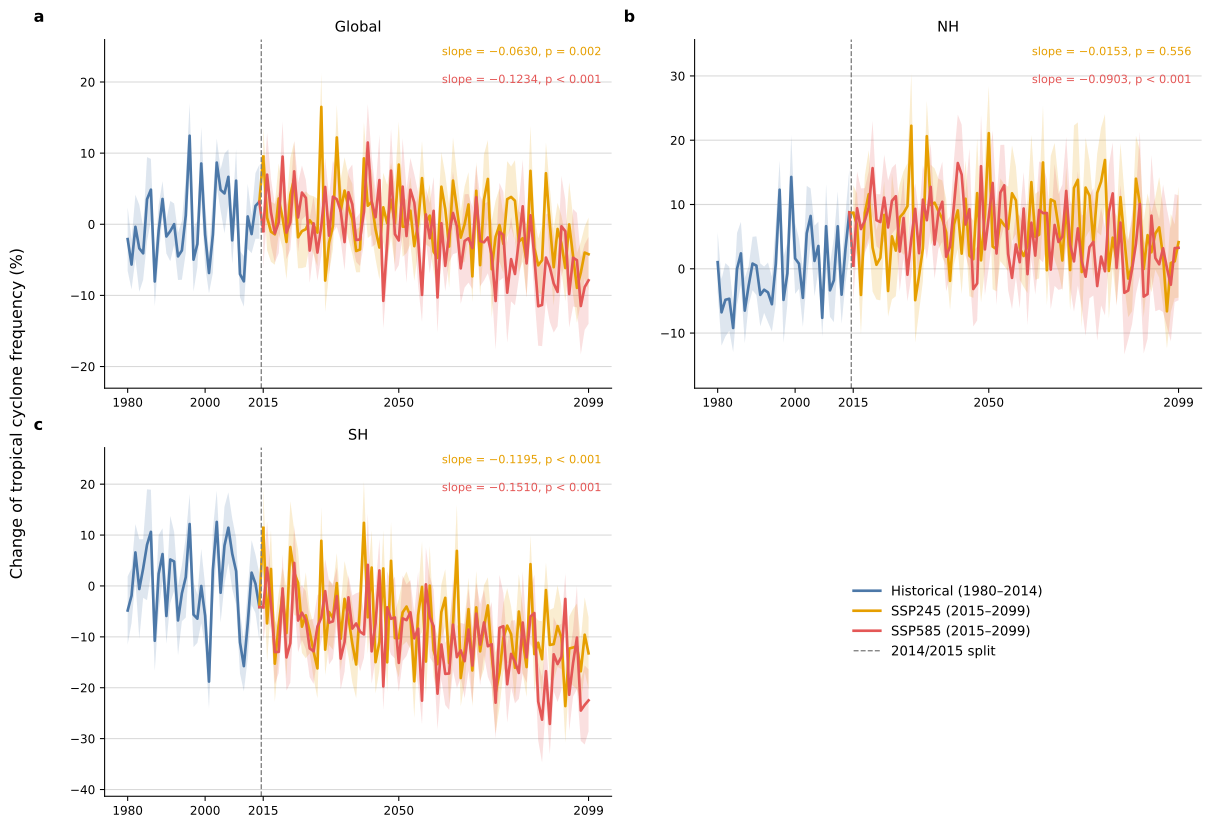

This chart was generated by the following Python code:
from __future__ import annotations

import argparse
import os
from pathlib import Path
import subprocess
import sys

SCRIPT_DIR = Path(__file__).resolve().parent
os.environ.setdefault("MPLCONFIGDIR", str(SCRIPT_DIR / ".mplconfig"))
os.environ.setdefault("XDG_CACHE_HOME", str(SCRIPT_DIR / ".cache"))

import matplotlib

matplotlib.use("Agg")
matplotlib.rcParams["axes.unicode_minus"] = True

from matplotlib.lines import Line2D
import matplotlib.pyplot as plt
import pandas as pd
from scipy.stats import linregress


DEFAULT_INPUT = Path("g1_tc_by_basin_model_experiment_year.tsv")
DEFAULT_OUTPUT = Path("GFig2.pdf")
BASIN_ORDER = ["AS", "BoB", "WNP", "ENP", "NA", "SI", "SP"]
GROUP_ORDER = ["Global", "NH", "SH"]
GROUP_BASINS = {
    "Global": BASIN_ORDER,
    "NH": ["AS", "BoB", "WNP", "ENP", "NA"],
    "SH": ["SI", "SP"],
}
BASELINE_EXPERIMENT = "historical"
BASELINE_YEARS = (1980, 2014)
EXPERIMENT_ORDER = ["historical", "ssp245", "ssp585"]
EXPERIMENT_LABELS = {
    "historical": "Historical (1980–2014)",
    "ssp245": "SSP245 (2015–2099)",
    "ssp585": "SSP585 (2015–2099)",
}
EXPERIMENT_COLORS = {
    "historical": "#4C78A8",
    "ssp245": "#E69F00",
    "ssp585": "#E45756",
}


def parse_args() -> argparse.Namespace:
    parser = argparse.ArgumentParser(
        description=(
            "Plot yearly changes in grouped TC genesis rates relative to the "
            "historical mean from g1_tc_by_basin_model_experiment_year.tsv."
        )
    )
    parser.add_argument(
        "--input",
        type=Path,
        default=DEFAULT_INPUT,
        help=f"Input TSV file (default: {DEFAULT_INPUT})",
    )
    parser.add_argument(
        "--output",
        type=Path,
        default=DEFAULT_OUTPUT,
        help=f"Output figure path (default: {DEFAULT_OUTPUT})",
    )
    return parser.parse_args()


def load_rate_table(path: Path) -> pd.DataFrame:
    df = pd.read_csv(path, sep="\t", keep_default_na=False)
    required = {
        "basin",
        "model",
        "experiment",
        "year",
        "rate_per_year_per_realization",
    }
    missing = required - set(df.columns)
    if missing:
        raise ValueError(f"Missing required columns in {path}: {sorted(missing)}")

    missing_experiments = set(EXPERIMENT_ORDER) - set(df["experiment"])
    if missing_experiments:
        raise ValueError(
            f"Missing required experiments in {path}: {sorted(missing_experiments)}"
        )

    missing_basins = set(BASIN_ORDER) - set(df["basin"])
    if missing_basins:
        raise ValueError(f"Missing required basins in {path}: {sorted(missing_basins)}")

    return df


def build_group_rate_table(df: pd.DataFrame) -> pd.DataFrame:
    group_tables = []
    for group, basins in GROUP_BASINS.items():
        group_df = (
            df[df["basin"].isin(basins)]
            .groupby(["model", "experiment", "year"], as_index=False)["rate_per_year_per_realization"]
            .sum()
        )
        group_df.insert(0, "group", group)
        group_tables.append(group_df)
    return pd.concat(group_tables, ignore_index=True)


def compute_historical_baseline(group_df: pd.DataFrame) -> pd.DataFrame:
    baseline = (
        group_df[
            (group_df["experiment"] == BASELINE_EXPERIMENT)
            & group_df["year"].between(*BASELINE_YEARS)
        ]
        .groupby(["group", "model"], as_index=False)["rate_per_year_per_realization"]
        .mean()
        .rename(columns={"rate_per_year_per_realization": "historical_mean_rate"})
    )

    zero_baseline = baseline[baseline["historical_mean_rate"] == 0][["group", "model"]]
    if not zero_baseline.empty:
        raise ValueError(
            "Historical mean rate is zero for group/model pairs, so percent change is "
            f"undefined: {zero_baseline.to_dict('records')[:6]}"
        )

    return baseline


def summarize_time_series(df: pd.DataFrame) -> pd.DataFrame:
    group_df = build_group_rate_table(df)
    baseline = compute_historical_baseline(group_df)
    change_df = group_df.merge(
        baseline,
        on=["group", "model"],
        how="left",
        validate="many_to_one",
    )

    missing_baseline = change_df[change_df["historical_mean_rate"].isna()][
        ["group", "model"]
    ].drop_duplicates()
    if not missing_baseline.empty:
        raise ValueError(
            "Missing historical mean rate for group/model pairs: "
            f"{missing_baseline.to_dict('records')[:6]}"
        )

    change_df["change_percent"] = (
        change_df["rate_per_year_per_realization"] - change_df["historical_mean_rate"]
    ).div(change_df["historical_mean_rate"]).mul(100.0)

    summary = (
        change_df.groupby(["group", "experiment", "year"], as_index=False)["change_percent"]
        .agg(mean_change="mean", sd_change="std", n_models="count")
    )
    summary["sd_change"] = summary["sd_change"].fillna(0.0)
    summary["se_change"] = summary["sd_change"] / summary["n_models"].pow(0.5)
    return summary


def compute_trend_stats(subset: pd.DataFrame) -> tuple[float, float] | None:
    trend_subset = subset[subset["year"].between(2015, 2099)].sort_values("year")
    if len(trend_subset) < 2:
        return None
    result = linregress(trend_subset["year"], trend_subset["mean_change"])
    return float(result.slope), float(result.pvalue)


def format_p_value(p_value: float) -> str:
    if p_value < 0.001:
        return "p < 0.001"
    return f"p = {round(p_value, 3):.3f}"


def format_slope(slope: float) -> str:
    rounded_slope = round(slope, 4)
    if rounded_slope < 0:
        return f"slope = \N{MINUS SIGN}{abs(rounded_slope):.4f}"
    return f"slope = {rounded_slope:.4f}"


def plot_group_time_series(summary: pd.DataFrame, output_path: Path) -> None:
    fig, axes = plt.subplots(
        2,
        2,
        figsize=(12.5, 8.5),
        sharex=True,
        constrained_layout=True,
    )
    fig.supylabel("Change of tropical cyclone frequency (%)")
    axes_flat = axes.ravel()

    for panel_index, (ax, group) in enumerate(zip(axes_flat, GROUP_ORDER)):
        group_summary = summary[summary["group"] == group]

        ymin = float("inf")
        ymax = float("-inf")

        for experiment in EXPERIMENT_ORDER:
            subset = (
                group_summary[group_summary["experiment"] == experiment]
                .sort_values("year")
                .reset_index(drop=True)
            )
            if subset.empty:
                continue

            years = subset["year"]
            mean_change = subset["mean_change"]
            se_change = subset["se_change"]
            lower = mean_change - se_change
            upper = mean_change + se_change

            ax.fill_between(
                years,
                lower,
                upper,
                color=EXPERIMENT_COLORS[experiment],
                alpha=0.18,
                linewidth=0,
            )
            ax.plot(
                years,
                mean_change,
                color=EXPERIMENT_COLORS[experiment],
                linewidth=2.0,
            )

            ymin = min(ymin, lower.min())
            ymax = max(ymax, upper.max())

        historical_2014 = group_summary[
            (group_summary["experiment"] == "historical") & (group_summary["year"] == 2014)
        ]
        if not historical_2014.empty:
            historical_change_2014 = historical_2014["mean_change"].iloc[0]
            for experiment in ("ssp245", "ssp585"):
                future_2015 = group_summary[
                    (group_summary["experiment"] == experiment) & (group_summary["year"] == 2015)
                ]
                if future_2015.empty:
                    continue
                ax.plot(
                    [2014, 2015],
                    [historical_change_2014, future_2015["mean_change"].iloc[0]],
                    color=EXPERIMENT_COLORS[experiment],
                    linewidth=2.0,
                )

        margin = (ymax - ymin) * 0.12
        if margin == 0:
            margin = max(max(abs(ymin), abs(ymax)) * 0.12, 1.0)

        ax.axvline(2014.5, color="#7F7F7F", linewidth=1.0, linestyle="--")
        ax.set_title(group, fontsize=11, pad=6)
        ax.set_ylim(ymin - margin, ymax + margin)
        ax.text(
            -0.14,
            1.04,
            chr(ord("a") + panel_index),
            transform=ax.transAxes,
            fontsize=12,
            fontweight="bold",
            ha="left",
            va="bottom",
        )
        for text_y, experiment in zip((0.98, 0.90), ("ssp245", "ssp585")):
            subset = group_summary[group_summary["experiment"] == experiment]
            trend_stats = compute_trend_stats(subset)
            if trend_stats is None:
                continue
            slope, p_value = trend_stats
            ax.text(
                0.98,
                text_y,
                f"{format_slope(slope)}, {format_p_value(p_value)}",
                transform=ax.transAxes,
                fontsize=8.5,
                color=EXPERIMENT_COLORS[experiment],
                ha="right",
                va="top",
            )
        ax.grid(axis="y", color="#D9D9D9", linewidth=0.8)
        ax.set_axisbelow(True)
        ax.spines["top"].set_visible(False)
        ax.spines["right"].set_visible(False)

    legend_ax = axes_flat[len(GROUP_ORDER)]
    legend_ax.axis("off")
    handles = [
        Line2D(
            [0],
            [0],
            color=EXPERIMENT_COLORS[experiment],
            linewidth=2.0,
            label=EXPERIMENT_LABELS[experiment],
        )
        for experiment in EXPERIMENT_ORDER
    ]
    divider_handle = Line2D(
        [0],
        [0],
        color="#7F7F7F",
        linewidth=1.0,
        linestyle="--",
        label="2014/2015 split",
    )
    legend_ax.legend(
        handles=handles + [divider_handle],
        loc="center",
        frameon=False,
        fontsize=10,
    )

    tick_years = [1980, 2000, 2015, 2050, 2099]
    for ax in axes_flat[: len(GROUP_ORDER)]:
        ax.set_xticks(tick_years)
        ax.tick_params(axis="x", labelbottom=True)
        ax.tick_params(axis="x", labelsize=9)
        ax.tick_params(axis="y", labelsize=9)

    output_path.parent.mkdir(parents=True, exist_ok=True)
    fig.savefig(output_path, dpi=300, bbox_inches="tight")
    fig.savefig(output_path.with_suffix(".svg"), bbox_inches="tight")
    plt.close(fig)


def open_output(path: Path) -> None:
    resolved = path.resolve()
    try:
        if sys.platform == "darwin":
            subprocess.run(["open", str(resolved)], check=True, stdout=subprocess.DEVNULL, stderr=subprocess.DEVNULL)
        elif sys.platform.startswith("linux"):
            subprocess.run(["xdg-open", str(resolved)], check=True, stdout=subprocess.DEVNULL, stderr=subprocess.DEVNULL)
        elif sys.platform == "win32":
            os.startfile(str(resolved))
    except Exception:
        pass


def main() -> int:
    args = parse_args()
    Path(os.environ["MPLCONFIGDIR"]).mkdir(parents=True, exist_ok=True)
    Path(os.environ["XDG_CACHE_HOME"]).mkdir(parents=True, exist_ok=True)
    df = load_rate_table(args.input)
    summary = summarize_time_series(df)
    plot_group_time_series(summary, args.output)
    open_output(args.output)
    return 0


if __name__ == "__main__":
    raise SystemExit(main())
